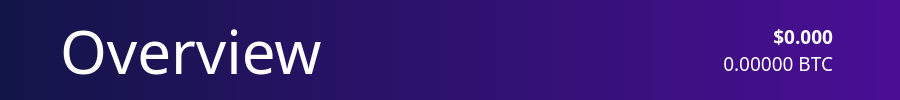
          <widget class="QFrame" name="NavBar">
           <property name="sizePolicy">
            <sizepolicy hsizetype="Preferred" vsizetype="Preferred">
             <horstretch>0</horstretch>
             <verstretch>0</verstretch>
            </sizepolicy>
           </property>
           <property name="minimumSize">
            <size>
             <width>900</width>
             <height>100</height>
            </size>
           </property>
           <property name="layoutDirection">
            <enum>Qt::LeftToRight</enum>
           </property>
           <property name="autoFillBackground">
            <bool>false</bool>
           </property>
           <property name="styleSheet">
            <string notr="true">background: QLinearGradient(x1: 0, y1: 0, x2: 1, y2: 0, stop: 0 #121548, stop: 1 #4a0e95);
border:0;
</string>
           </property>
           <property name="frameShape">
            <enum>QFrame::StyledPanel</enum>
           </property>
           <property name="frameShadow">
            <enum>QFrame::Raised</enum>
           </property>
           <layout class="QHBoxLayout" name="horizontalLayout_3">
            <property name="spacing">
             <number>0</number>
            </property>
            <property name="leftMargin">
             <number>60</number>
            </property>
            <property name="topMargin">
             <number>0</number>
            </property>
            <property name="rightMargin">
             <number>60</number>
            </property>
            <property name="bottomMargin">
             <number>0</number>
            </property>
            <item>
             <widget class="QLabel" name="label_2">
              <property name="sizePolicy">
               <sizepolicy hsizetype="Preferred" vsizetype="Preferred">
                <horstretch>0</horstretch>
                <verstretch>0</verstretch>
               </sizepolicy>
              </property>
              <property name="font">
               <font>
                <family>ZoinLight</family>
                <pointsize>45</pointsize>
               </font>
              </property>
              <property name="autoFillBackground">
               <bool>false</bool>
              </property>
              <property name="styleSheet">
               <string notr="true">color:white;
background-color: rgba(255, 255, 255,0);</string>
              </property>
              <property name="text">
               <string>Overview</string>
              </property>
              <property name="scaledContents">
               <bool>false</bool>
              </property>
              <property name="indent">
               <number>0</number>
              </property>
              <property name="textInteractionFlags">
               <set>Qt::NoTextInteraction</set>
              </property>
             </widget>
            </item>
            <item>
             <layout class="QVBoxLayout" name="verticalLayout_5">
              <item>
               <widget class="QLabel" name="priceUSD">
                <property name="font">
                 <font>
                  <family>ZoinSemiBold</family>
                  <pointsize>14</pointsize>
                  <weight>75</weight>
                  <bold>true</bold>
                 </font>
                </property>
                <property name="styleSheet">
                 <string notr="true">background-color: rgb(0,0,0,0);
color: white;</string>
                </property>
                <property name="text">
                 <string>$0.000</string>
                </property>
                <property name="alignment">
                 <set>Qt::AlignBottom|Qt::AlignRight|Qt::AlignTrailing</set>
                </property>
               </widget>
              </item>
              <item>
               <widget class="QLabel" name="priceBTC">
                <property name="font">
                 <font>
                  <family>ZoinLight</family>
                  <pointsize>14</pointsize>
                 </font>
                </property>
                <property name="styleSheet">
                 <string notr="true">background-color: rgb(0,0,0,0);
color: white;</string>
                </property>
                <property name="text">
                 <string>0.00000 BTC</string>
                </property>
                <property name="alignment">
                 <set>Qt::AlignRight|Qt::AlignTop|Qt::AlignTrailing</set>
                </property>
               </widget>
              </item>
             </layout>
            </item>
            <item>
             <widget class="QLabel" name="label_6">
              <property name="sizePolicy">
               <sizepolicy hsizetype="Fixed" vsizetype="Fixed">
                <horstretch>0</horstretch>
                <verstretch>0</verstretch>
               </sizepolicy>
              </property>
              <property name="styleSheet">
               <string notr="true">background: rgb(0,0,0,0);</string>
              </property>
              <property name="text">
               <string/>
              </property>
              <property name="pixmap">
               <pixmap resource="../bitcoin.qrc">:/icons/Exports_45</pixmap>
              </property>
             </widget>
            </item>
           </layout>
          </widget>
